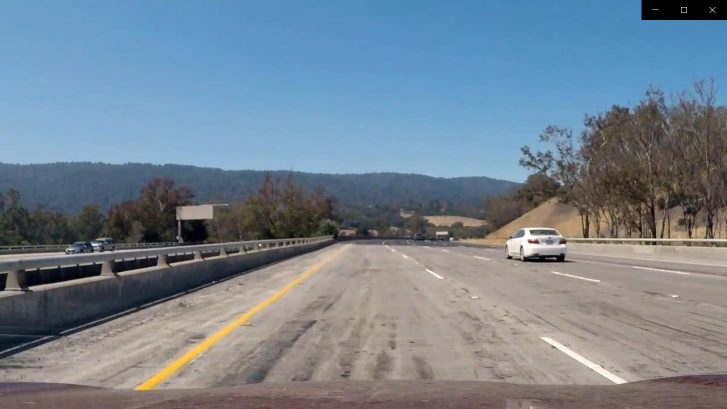
#> input picture difficult_images/project1.jpg, 1454 x 818 px, found by its file name (shown at 1/2 size)
$ python image_tool.py ../difficult_images/project1.jpg   (older library calls are emulated)
#> lines starting #> are read from the running program, lines starting #| are printed output that depends on the picture; after the words box and inside, x2 and y2 are one past the last pixel; in counts of white or black regions, pixels touching at a corner belong together; long printed decimals are rounded
#> in main, img is the input picture: shape (818, 1454, 3); mean B, G, R 143.6, 131, 116.5
### image_tool/guiutils.py
import cv2
import numpy as np


def abs_sobel_thresh(img, orient='x', sobel_kernel=3, thresh=(0, 255)):
    # 2) Take the derivative in x or y given orient = 'x' or 'y'
    if orient == 'x':
        sobel = cv2.Sobel(img, cv2.CV_64F, 1, 0)
    elif orient == 'y':
        sobel = cv2.Sobel(img, cv2.CV_64F, 0, 1)

    abs_sobel = np.absolute(sobel)
    scaled_sobel = np.uint8(255 * abs_sobel / np.max(abs_sobel))
    sbinary = np.zeros_like(scaled_sobel)
    sbinary[(scaled_sobel >= thresh[0]) & (scaled_sobel <= thresh[1])] = 1
    return sbinary


def mag_thresh(image, sobel_kernel=3, mag_thresh=(0, 255)):
    sobelx = cv2.Sobel(image, cv2.CV_64F, 1, 0, ksize=sobel_kernel)
    sobely = cv2.Sobel(image, cv2.CV_64F, 0, 1, ksize=sobel_kernel)
    abs_sobel = np.sqrt(np.power(sobelx, 2) + np.power(sobely, 2))
    scaled_sobel = np.uint8(255 * abs_sobel / np.max(abs_sobel))
    sbinary = np.zeros_like(scaled_sobel)
    sbinary[(scaled_sobel >= mag_thresh[0]) & (scaled_sobel <= mag_thresh[1])] = 1

    return sbinary


def dir_threshold(image, sobel_kernel=3, thresh=(0, np.pi / 2)):
    # 2) Take the derivative in x or y given orient = 'x' or 'y'
    sobelx = cv2.Sobel(image, cv2.CV_64F, 1, 0, ksize=sobel_kernel)
    sobely = cv2.Sobel(image, cv2.CV_64F, 0, 1, ksize=sobel_kernel)

    abs_sobel = np.arctan2(np.absolute(sobely), np.absolute(sobelx))

    sbinary = np.zeros_like(abs_sobel)
    sbinary[(abs_sobel >= thresh[0]) & (abs_sobel <= thresh[1])] = 1
    return sbinary


class LaneFinder:
    def __init__(self, image, filter_size=1, threshold1x=0, threshold2x=0, threshold1y=0, threshold2y=0):
        self.image = image
        self._filter_size = 11
        self._threshold1x = 2
        self._threshold2x = 50
        self._threshold1y = 2
        self._threshold2y = 50
        self._threshold1mag = 20
        self._threshold2mag = 50
        self._threshold1dir = 6
        self._threshold2dir = 10

        def onchangeThreshold1x(pos):
            self._threshold1x = pos
            self._render()

        def onchangeThreshold2x(pos):
            self._threshold2x = pos
            self._render()

        def onchangeThreshold1y(pos):
            self._threshold1y = pos
            self._render()

        def onchangeThreshold2y(pos):
            self._threshold2y = pos
            self._render()

        def onchangeThreshold1mag(pos):
            self._threshold1mag = pos
            self._render()

        def onchangeThreshold2mag(pos):
            self._threshold2mag = pos
            self._render()

        def onchangeThreshold1dir(pos):
            self._threshold1dir = pos
            self._render()

        def onchangeThreshold2dir(pos):
            self._threshold2dir = pos
            self._render()

        # [4 lines left out: function onchangeFilterSize, not called in this run]

        cv2.namedWindow('Lanes')
        cv2.resizeWindow('Lanes', 1000, 500)
        cv2.createTrackbar('threshold1x', 'Lanes', self._threshold1x, 255, onchangeThreshold1x)
        cv2.createTrackbar('threshold2x', 'Lanes', self._threshold2x, 255, onchangeThreshold2x)
        cv2.createTrackbar('threshold1y', 'Lanes', self._threshold1y, 255, onchangeThreshold1y)
        cv2.createTrackbar('threshold2y', 'Lanes', self._threshold2y, 255, onchangeThreshold2y)
        cv2.createTrackbar('threshold1mag', 'Lanes', self._threshold1mag, 255, onchangeThreshold1mag)
        cv2.createTrackbar('threshold2mag', 'Lanes', self._threshold2mag, 150, onchangeThreshold2mag)
        cv2.createTrackbar('threshold1dir', 'Lanes', self._threshold1dir, 255, onchangeThreshold1dir)
        cv2.createTrackbar('threshold2dir', 'Lanes', self._threshold2dir, 150, onchangeThreshold2dir)
        cv2.createTrackbar('filter_size', 'Lanes', self._filter_size, 20, onchangeFilterSize)

        self._render()

        print("Adjust the parameters as desired.  Hit any key to close.")

        cv2.waitKey(0)

        cv2.destroyWindow('gradx')
        cv2.destroyWindow('grady')

    def threshold1x(self):
        return self._threshold1x

    def threshold2x(self):
        return self._threshold2x

    def threshold1y(self):
        return self._threshold1y

    def threshold2y(self):
        return self._threshold2y

    def filterSize(self):
        return self._filter_size

    def edgeImage(self):
        return self._edge_img

    def smoothedImage(self):
        return self._smoothed_img

    def _render(self):
        img = np.copy(self.image)
        # Convert to HLS color space and separate the V channel
        r_channel = img[:, :, 2]
        g_channel = img[:, :, 1]
        b_channel = img[:, :, 0]

        hls = cv2.cvtColor(img, cv2.COLOR_BGR2HLS)
#> hls: shape (818, 1454, 3); mean of channels 0, 1, 2 63.4, 130.2, 66.5
        l_channel = hls[:, :, 1]
        s_channel = hls[:, :, 2]
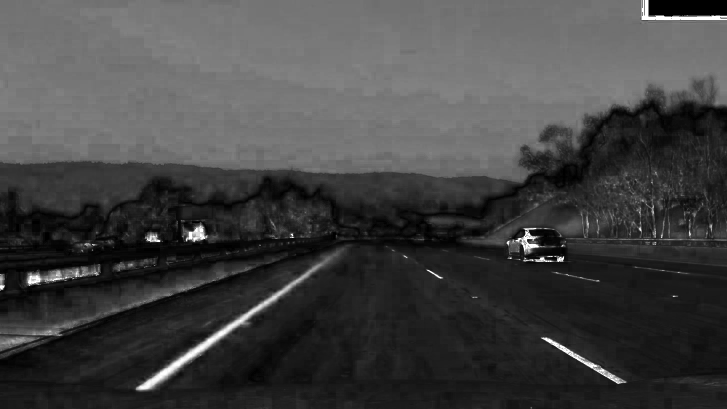
#> s_channel: shape (818, 1454) (shown at 1/2 size); min 0, max 255, mean 66.5

        gradx = abs_sobel_thresh(l_channel, orient='x', sobel_kernel=self._filter_size,
                                 thresh=(self._threshold1x, self._threshold2x))
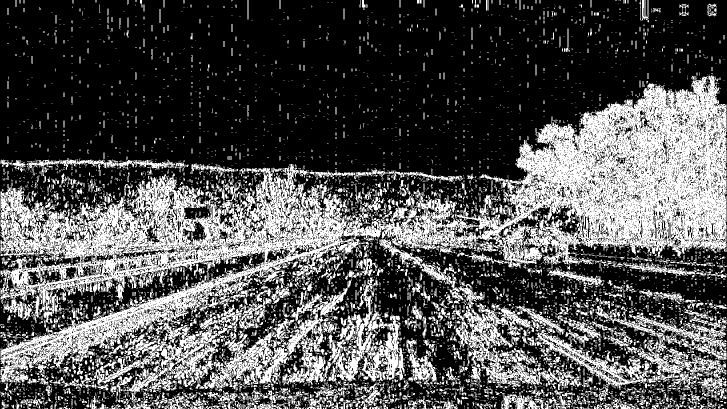
#> gradx: shape (818, 1454) (shown at 1/2 size); values 0 (black) and 1 (white), 32.3% white; 7339 white regions (6372 under 20 px), largest, box (x1, y1, x2, y2) and area: (1, 150, 1453, 796) 239274, (904, 606, 1164, 780) 11325, (1191, 612, 1453, 796) 11030
        grady = abs_sobel_thresh(l_channel, orient='y', sobel_kernel=self._filter_size,
                                 thresh=(self._threshold1y, self._threshold2y))
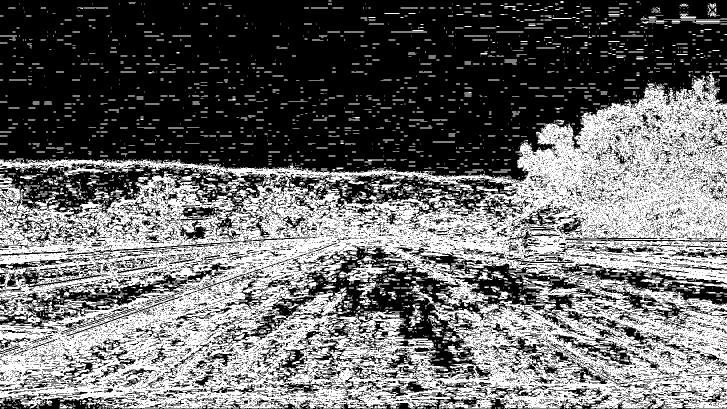
#> grady: shape (818, 1454) (shown at 1/2 size); values 0 (black) and 1 (white), 41.9% white; 3646 white regions (2975 under 20 px), largest, box (x1, y1, x2, y2) and area: (0, 148, 1454, 817) 444285, (676, 523, 825, 564) 1905, (851, 386, 962, 417) 743
        mag_binary = mag_thresh(l_channel, sobel_kernel=self._filter_size, mag_thresh=(self._threshold1mag, self._threshold2mag))
#> in mag_thresh, `sobely = cv2.Sobel(image, cv2.CV_64F, 0, 1, ksize=sobel_kernel)`:
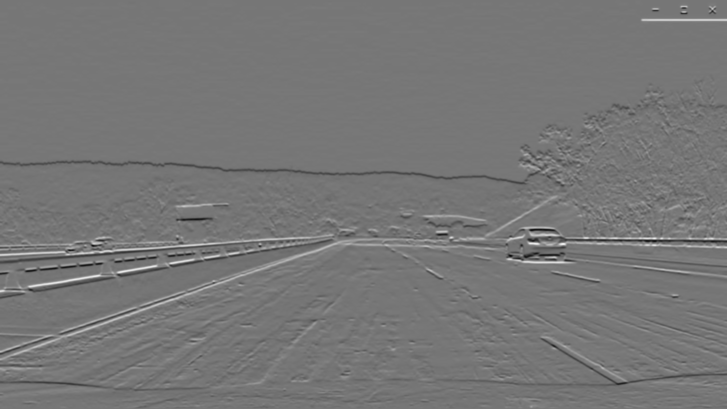
#> sobely: shape (818, 1454) float64 (shown at 1/2 size); min -20637303, max 23645305, mean -15132; drawn with min black and max white
#> mag_binary: shape (818, 1454); values 0 (black) and 1 (white), 10.3% white; 2159 white regions (1449 under 20 px), largest, box (x1, y1, x2, y2) and area: (1161, 261, 1454, 480) 13536, (1027, 175, 1357, 440) 11318, (0, 439, 366, 507) 3686
        dir_binary = dir_threshold(l_channel, sobel_kernel=self._filter_size, thresh=(self._threshold1dir/10, self._threshold2dir/10))
#> in dir_threshold, `abs_sobel = np.arctan2(np.absolute(sobely), np.absolute(sobelx))`:
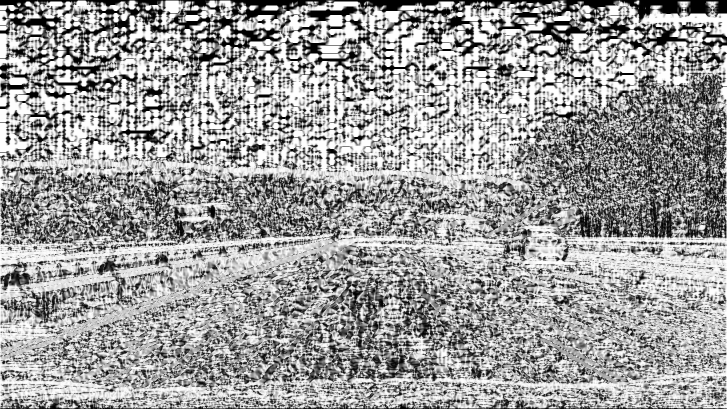
#> abs_sobel: shape (818, 1454) float64 (shown at 1/2 size); min 0, max 1.57, mean 0.971; drawn with min black and max white
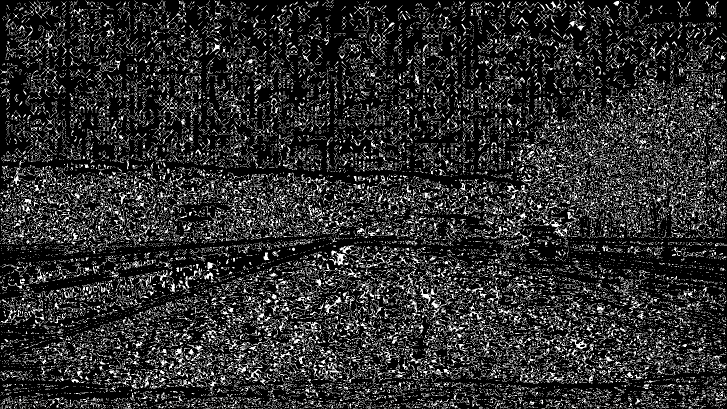
#> dir_binary: shape (818, 1454) float64 (shown at 1/2 size); values 0 (black) and 1 (white), 17.6% white in thin lines or dots

        # Threshold color channel
        s_binary2 = np.zeros_like(s_channel)
        s_binary2[(s_channel >= 150) & (s_channel <= 210)] = 1

        r_binary2 = np.zeros_like(r_channel)
        r_binary2[(r_channel >= 220) & (r_channel <= 255)] = 1

        r_binarymin = np.zeros_like(r_channel)
        r_binarymin[(r_channel >= 00) & (r_channel <= 255)] = 1

        combined = np.zeros_like(dir_binary)
        combined[(((gradx == 1) & (grady == 1) & (dir_binary == 1)& (mag_binary == 1) & (r_binarymin == 1))| ((r_binary2 == 1)))] = 255

        #combined[(((gradx == 1) & (grady == 1) & (dir_binary == 1)) | ((mag_binary == 1) & (dir_binary == 1)))] = 1

        cv2.imshow("gradx", gradx * 255)
        cv2.imshow("grady", grady * 255)
        cv2.imshow("mag", mag_binary * 255)
        cv2.imshow("dir", dir_binary)
        cv2.imshow("combined", combined)
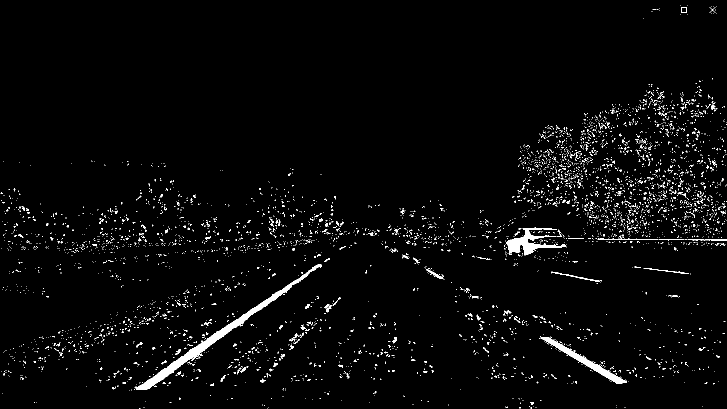
#> window 'combined': shape (818, 1454) (shown at 1/2 size); 2.5% white; 4892 white regions (4781 under 20 px), largest, box (x1, y1, x2, y2) and area: (269, 529, 644, 780) 5175, (1013, 455, 1131, 511) 2204, (1081, 674, 1254, 768) 2060
        cv2.imshow("g_channel", g_channel)
        cv2.imshow("l_channel", l_channel)

### image_tool/image_tool.py
"""
How to run:
python find_edges.py <image path>
"""

import argparse
import cv2
import os

from guiutils import LaneFinder


def main():
    parser = argparse.ArgumentParser(description='Visualizes the line for hough transform.')
    parser.add_argument('filename')

    args = parser.parse_args()

    img = cv2.imread("project1.jpg")

    cv2.imshow('input', img)

    edge_finder = LaneFinder(img, filter_size=13, threshold1x=28, threshold2x=115, threshold1y=28, threshold2y=115)

    print("Edge parameters:")
    print("GaussianBlur Filter Size: %f" % edge_finder.filterSize())
#| GaussianBlur Filter Size: 11.000
    print("Threshold1: %f" % edge_finder.threshold1x())
#| Threshold1: 2.000
    print("Threshold2: %f" % edge_finder.threshold2x())
#| Threshold2: 50.000

    (head, tail) = os.path.split(args.filename)

    (root, ext) = os.path.splitext(tail)

    smoothed_filename = os.path.join("output_images", root + "-smoothed" + ext)
    edge_filename = os.path.join("output_images", root + "-edges" + ext)

    #cv2.imwrite(smoothed_filename, edge_finder.smoothedImage())
    #cv2.imwrite(edge_filename, edge_finder.edgeImage())

    cv2.destroyAllWindows()


if __name__ == '__main__':
    main()

$ run again, with difficult_images/challenge1.jpg copied over difficult_images/project1.jpg
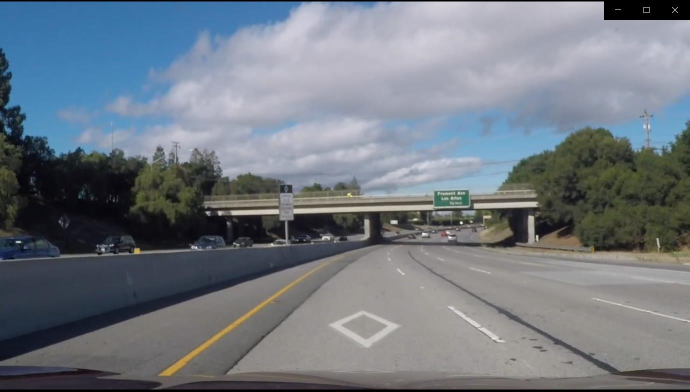
#> input picture difficult_images/challenge1.jpg, 1379 x 783 px, found by its file name (shown at 1/2 size)
#> in main, img is the input picture: shape (783, 1379, 3); mean B, G, R 129.8, 120.9, 113.2
#> hls: shape (783, 1379, 3); mean of channels 0, 1, 2 80.4, 121.7, 39.3
#> in _render, `gradx = abs_sobel_thresh(l_channel, orient='x', sobel_kernel=self._fil..`:
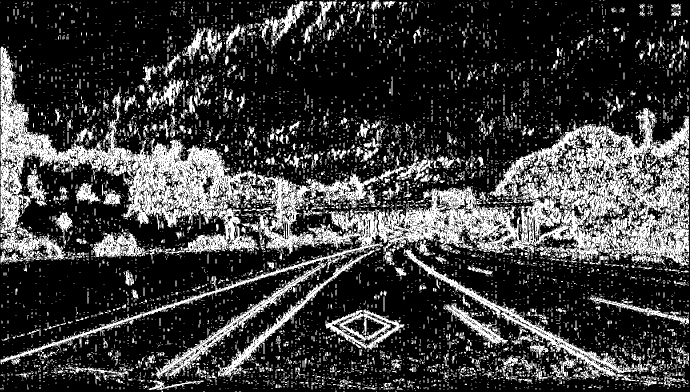
#> gradx: shape (783, 1379) (shown at 1/2 size); values 0 (black) and 1 (white), 24% white; 8500 white regions (7648 under 20 px), largest, box (x1, y1, x2, y2) and area: (1, 93, 1378, 730) 137113, (807, 496, 1297, 763) 8340, (311, 524, 652, 758) 5647
#> grady: shape (783, 1379); values 0 (black) and 1 (white), 37.8% white; 6012 white regions (5003 under 20 px), largest, box (x1, y1, x2, y2) and area: (0, 92, 1379, 782) 290324, (0, 4, 929, 85) 11339, (648, 617, 808, 701) 4571
#> mag_binary: shape (783, 1379); values 0 (black) and 1 (white), 8.5% white; 743 white regions (422 under 20 px), largest, box (x1, y1, x2, y2) and area: (0, 94, 937, 526) 21129, (0, 419, 1379, 721) 12984, (930, 237, 1379, 414) 4977
#> dir_binary: shape (783, 1379) float64; values 0 (black) and 1 (white), 18.7% white in thin lines or dots
#> in _render, `cv2.imshow("combined", combined)`:
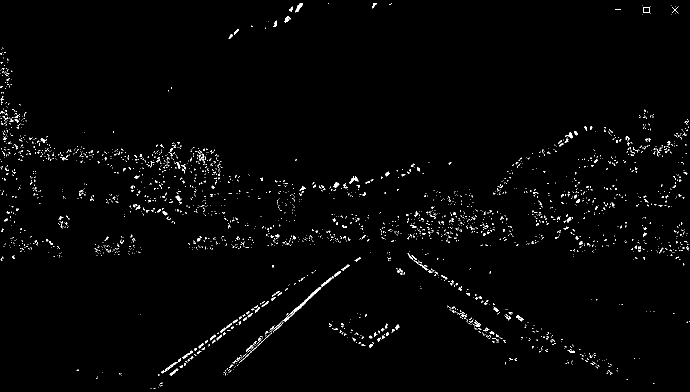
#> window 'combined': shape (783, 1379) (shown at 1/2 size); 1.4% white in thin lines or dots
#| GaussianBlur Filter Size: 11.000
#| Threshold1: 2.000
#| Threshold2: 50.000

$ run again, with difficult_images/challenge_bright.jpg copied over difficult_images/project1.jpg
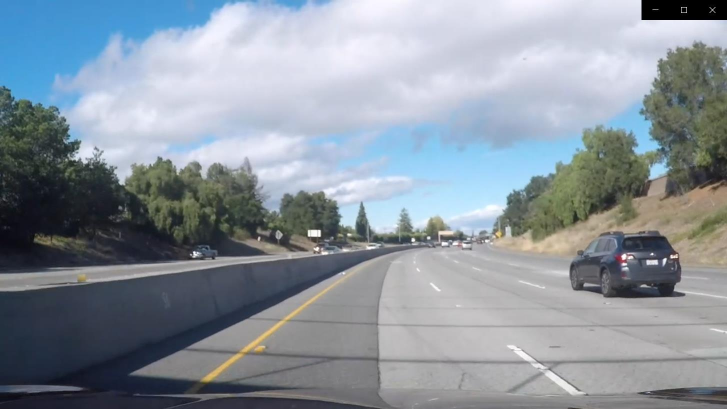
#> input picture difficult_images/challenge_bright.jpg, 1454 x 818 px, found by its file name (shown at 1/2 size)
#> in main, img is the input picture: shape (818, 1454, 3); mean B, G, R 157.7, 148.2, 138.6
#> hls: shape (818, 1454, 3); mean of channels 0, 1, 2 94.5, 148.6, 58.5
#> in _render, `gradx = abs_sobel_thresh(l_channel, orient='x', sobel_kernel=self._fil..`:
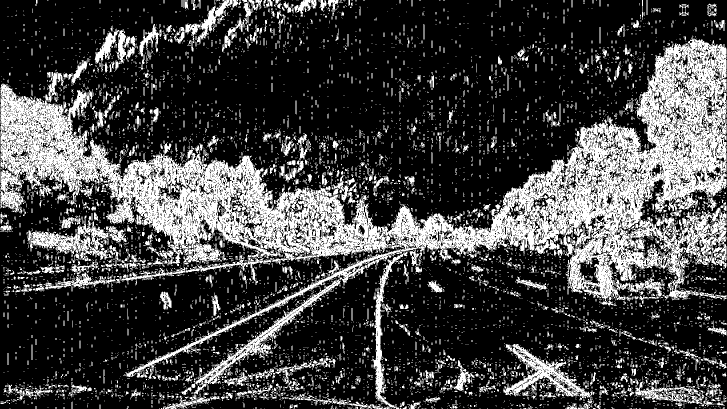
#> gradx: shape (818, 1454) (shown at 1/2 size); values 0 (black) and 1 (white), 26.3% white; 8014 white regions (7168 under 20 px), largest, box (x1, y1, x2, y2) and area: (1, 71, 1453, 755) 197220, (383, 559, 681, 789) 5440, (1006, 688, 1189, 801) 5163
#> grady: shape (818, 1454); values 0 (black) and 1 (white), 39.6% white; 5719 white regions (4786 under 20 px), largest, box (x1, y1, x2, y2) and area: (0, 63, 1454, 817) 371368, (99, 1, 688, 174) 12061, (183, 255, 421, 280) 2217
#> mag_binary: shape (818, 1454); values 0 (black) and 1 (white), 8.6% white; 1011 white regions (651 under 20 px), largest, box (x1, y1, x2, y2) and area: (0, 169, 1258, 768) 32897, (528, 514, 1454, 794) 9915, (1187, 78, 1454, 428) 7747
#> dir_binary: shape (818, 1454) float64; values 0 (black) and 1 (white), 19% white in thin lines or dots
#> in _render, `cv2.imshow("combined", combined)`:
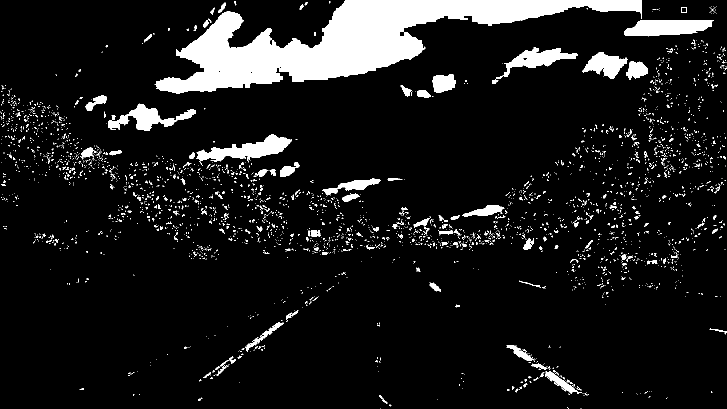
#> window 'combined': shape (818, 1454) (shown at 1/2 size); 9.5% white; 3129 white regions (2945 under 20 px), largest, box (x1, y1, x2, y2) and area: (309, 0, 1283, 187) 66367, (393, 269, 584, 325) 4565, (1248, 40, 1428, 73) 4538
#| GaussianBlur Filter Size: 11.000
#| Threshold1: 2.000
#| Threshold2: 50.000
